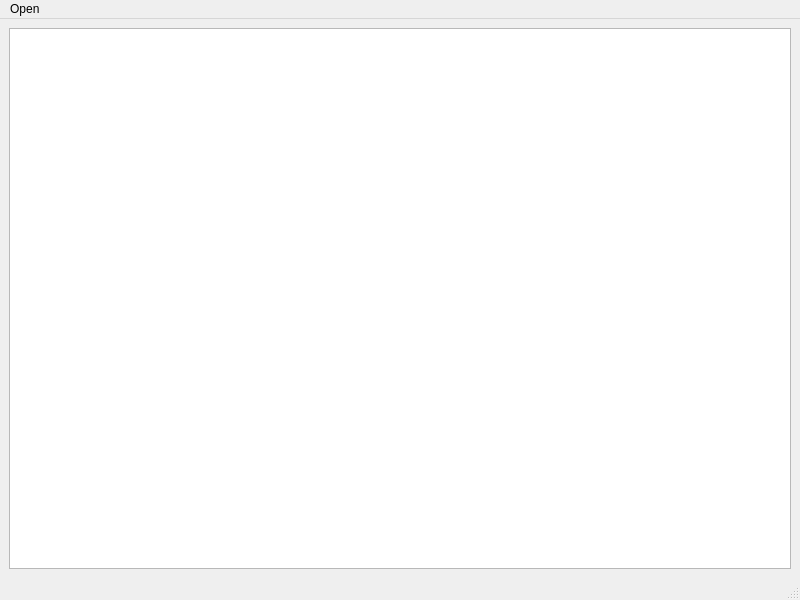
<?xml version="1.0" encoding="UTF-8"?>
<ui version="4.0">
 <class>MainWindow</class>
 <widget class="QMainWindow" name="MainWindow">
  <property name="geometry">
   <rect>
    <x>0</x>
    <y>0</y>
    <width>800</width>
    <height>600</height>
   </rect>
  </property>
  <property name="windowTitle">
   <string>MainWindow</string>
  </property>
  <widget class="QWidget" name="centralwidget">
   <layout class="QGridLayout" name="gridLayout">
    <item row="0" column="0">
     <widget class="LIDARPlot" name="GraphicsView"/>
    </item>
   </layout>
  </widget>
  <widget class="QMenuBar" name="menubar">
   <property name="geometry">
    <rect>
     <x>0</x>
     <y>0</y>
     <width>800</width>
     <height>20</height>
    </rect>
   </property>
   <widget class="QMenu" name="menuOpen">
    <property name="title">
     <string>Open </string>
    </property>
    <addaction name="actionNC_Files"/>
   </widget>
   <addaction name="menuOpen"/>
  </widget>
  <widget class="QStatusBar" name="statusbar"/>
  <action name="actionNC_Files">
   <property name="text">
    <string>NC_Files</string>
   </property>
  </action>
 </widget>
 <customwidgets>
  <customwidget>
   <class>LIDARPlot</class>
   <extends>QGraphicsView</extends>
   <header>quicklook</header>
  </customwidget>
 </customwidgets>
 <resources/>
 <connections/>
</ui>
